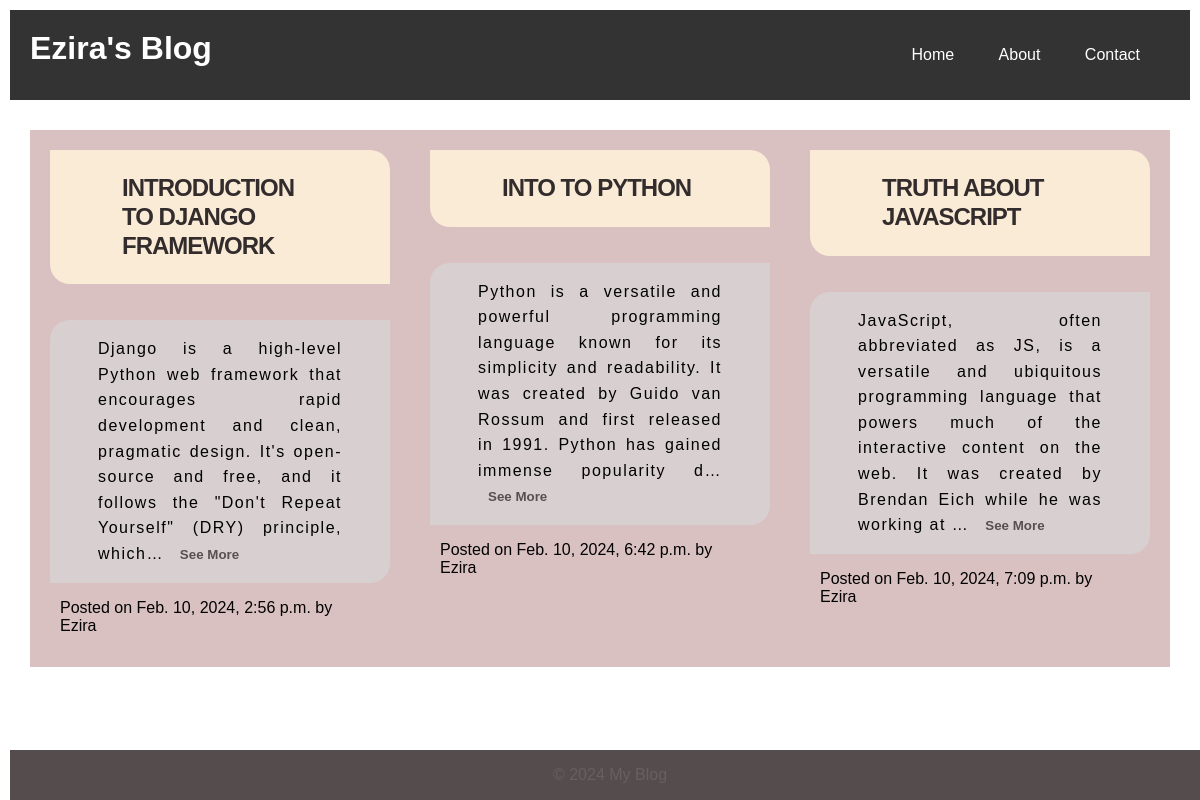
The page / on the database its author committed.
### posts/models.py (models this page shows)
class Post(models.Model):
    title = models.CharField(max_length=1000)
    body = models.CharField(max_length=1000000)
    created_at = models.DateTimeField(default=datetime.now, blank=True)

### posts/views.py (the view)
# urls.py: path('', views.index, name='index'),
def index(request):
    posts = Post.objects.all()
    return render(request, 'index.html', {'posts': posts})

### templates/index.html (shortened to what this page needs)
{% load static%}
<!DOCTYPE html>
<html lang="en">
<head>
    <link rel="stylesheet" href="{% static 'styles.css' %}">
</head>
<body>
    <header>
        <h1>Ezira's Blog</h1>
        <nav>
            <ul>
                <li><a href="{% url 'index' %}">Home</a></li>
                <li><a href="{% url 'about' %}">About</a></li>
                <li><a href="{% url 'contact' %}">Contact</a></li>
            </ul>
        </nav>
    </header>
    <main>
        {% for post in posts%}
        <article class="content">
            <a href="post/{{post.id}}"><h2 class="post-title"> {{post.title}}</h2></a>
            <p class="post-body">
                {{ post.body|truncatechars:200 }}
                {% if post.body|length > 200 %}
                    <button class="see-more-btn" onclick="toggleContent(this)">See More</button>
                {% endif %}
                <p class="post-created-date"> Posted on <time datetime="2024-02-10"> {{post.created_at}}</time> by Ezira</p>
            </p>
        </article>
        {% endfor %}
    </main>
    <footer>
        <p>&copy; 2024 My Blog</p>
    </footer>
</body>
</html>

### static/styles.css (style rules this page uses)
body { font-family: Arial, sans-serif; margin: 0; padding: 10px; }
header { background-color: #333; color: #fff; padding: 20px; text-align: center; display: flex; flex-direction: row; justify-content: space-between; }
header h1 { margin: 0; }
nav ul { list-style: none; padding: 0; position: relative; ; }
nav ul li { display: inline; margin-right: 20px; }
nav ul li a { color: #fff; text-decoration: none; padding: 10px; }
main { padding: 20px; display: grid; grid-template-columns: 1fr 1fr 1fr; }
article { background-color: #dac1c1; padding: 20px 20px 0 20px; position: relative; display: flex; flex-direction: column; margin-top: 10px; }
article h2 { margin-top: 0; }
.post-title { padding: 3vh 6vw; background-color: antiquewhite; text-transform: uppercase; letter-spacing: -1px; font-size: 1.5rem; line-height: 1.2; border-radius: 0 20px; }
a { text-decoration: none; color: rgb(51, 44, 44); }
.post-created-date { width: 25vw; font-family: Verdana, Geneva, Tahoma, sans-serif; margin: 0; padding-left: 10px; }
.post-body { background-color: #d8d0d0; padding: 2vh 4vw; text-align: justify; line-height: 1.6; letter-spacing: 1.5px; border-radius: 20px 0; }
.see-more-btn { background-color: transparent; color: #575050; border: none; padding: 5px 10px; cursor: pointer; font-weight: bold; }
footer { background-color: #554d4d; color: #686060; text-align: center; position: fixed; bottom: 0; width: 100%; }

### rows shown on the page
Post: title "INTRODUCTION TO DJANGO FRAMEWORK", body "Django is a high-level Python web framework that encourages rapid development and clean, pragmatic design. It's open-source and free, and it follows the \"Don't Repeat Yourself\" (DRY) principle, which…", created_at "Feb. 10, 2024, 2:56 p.m."
Post: title "INTO TO PYTHON", body "Python is a versatile and powerful programming language known for its simplicity and readability. It was created by Guido van Rossum and first released in 1991. Python has gained immense popularity d…", created_at "Feb. 10, 2024, 6:42 p.m."
Post: title "TRUTH ABOUT JAVASCRIPT", body "JavaScript, often abbreviated as JS, is a versatile and ubiquitous programming language that powers much of the interactive content on the web. It was created by Brendan Eich while he was working at …", created_at "Feb. 10, 2024, 7:09 p.m."
